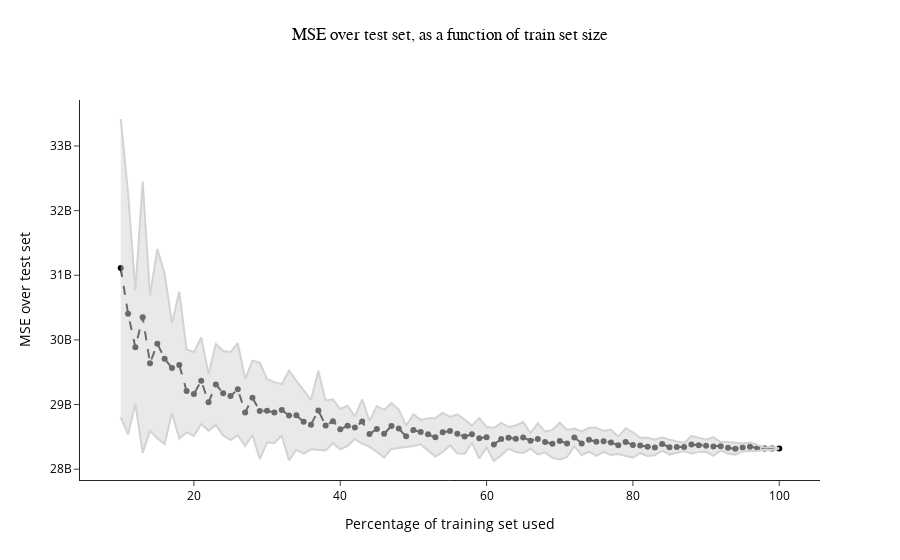

Notebook code cell kept with this figure:
### Code cell
fig = go.Figure([go.Scatter(x=index, y=loss_avg, mode='markers+lines', marker=dict(color='black')),
                     go.Scatter(x=index, y=loss_avg-2*loss_var, fill=None, mode='lines', line=dict(color='lightgrey')),
                     go.Scatter(x=index, y=loss_avg+2*loss_var, fill='tonexty', mode='lines', line=dict(color='lightgrey'))],
                    layout=go.Layout(title='MSE over test set, as a function of train set size',

                                     xaxis=dict(title='Percentage of training set used'),
                                     yaxis=dict(title='MSE over test set'),
                                     showlegend=False,
                                     template='simple_white'))
    fig.update_layout(
        title={
            "x": 0.5,
            "y": 0.95},
        template="simple_white",
        font_color="black",
        title_font_family="Helvetica",
        title_font_color="black",
    )
    fig.show()
